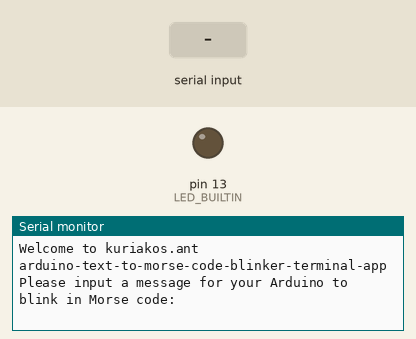
Recording of a sketch running on a simulated Arduino Uno, built with avr-gcc and run on an emulated ATmega328P. On the bench: output pins drawn as LEDs (lit = HIGH), the last lines printed to the serial monitor. Inputs (shaded band) come from the test bench.

Above: at 1.2 s.
1.3 s: "y\n" received over Serial
At 2.5 s:
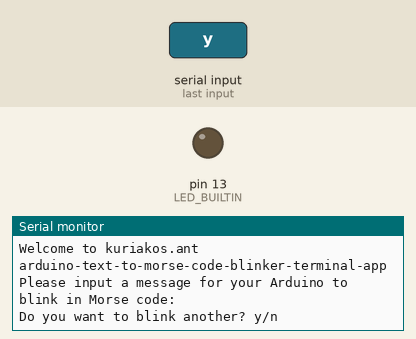
2.8 s: byte 121 ('y') received over Serial
At 3.9 s:
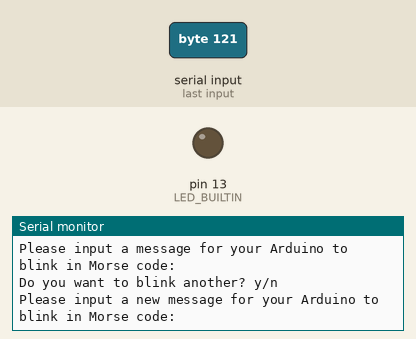
4.3 s: byte 10 ('\n') received over Serial
At 4.37 s:
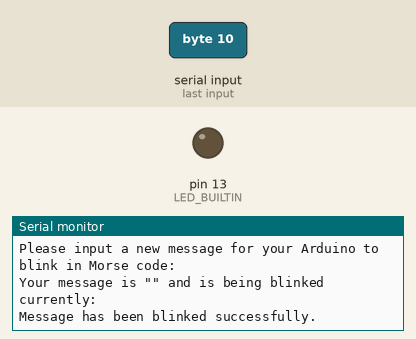
5.8 s: byte 110 ('n') received over Serial
At 6.2 s:
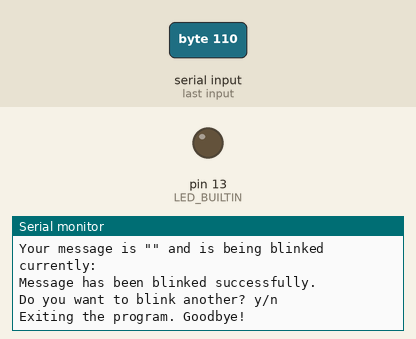

The sketch:

morse_code.ino
```cpp
// Morse code dictionary
const int dotDuration = 500;    // duration of a dot
const int dashDuration = dotDuration * 3;  // duration of a dash
const int symbolPause = dotDuration;   // pause between dots and dashes in a character
const int letterPause = dotDuration * 3;  // pause between letters
const int wordPause = dotDuration * 7;   // pause between words

char message[100];  // to hold the user message

// Morse code mappings
char morse[][5] = {
  ".-", "-...", "-.-.", "-..", ".", "..-.", "--.", "....", "..", ".---",
  "-.-", ".-..", "--", "-.", "---", ".--.", "--.-", ".-.", "...", "-",
  "..-", "...-", ".--", "-..-", "-.--", "--.."
};

void blinkMorse(char *message);
void blinkDot();
void blinkDash();

void setup() {
  pinMode(LED_BUILTIN, OUTPUT);
  Serial.begin(9600);
  Serial.println("Welcome to kuriakos.ant arduino-text-to-morse-code-blinker-terminal-app");
  Serial.println("Please input a message for your Arduino to blink in Morse code:");
}

void loop() {
  // Wait for the user to input a message
  if (Serial.available() > 0) {
    int i = 0;
    while (true) {
      while (Serial.available() > 0) {
        char c = Serial.read();
        if (c == '\n' || c == '\r') {
          message[i] = '\0';  // Null-terminate the string
          Serial.print("Your message is \"");
          Serial.print(message);
          Serial.println("\" and is being blinked currently:");
          blinkMorse(message);
          Serial.println("Message has been blinked successfully.");
          break;  // Exit the loop to process the message
        } else {
          if (i < sizeof(message) - 1) {
            message[i++] = c;  // Add the character to the message
          }
        }
      }
      if (message[i] == '\0') {
        break;  // Exit the loop if the message has been processed
      }
    }

    // Prompt the user for another message or to exit
    Serial.println("Do you want to blink another? y/n");
    while (true) {
      while (Serial.available() == 0) {
        // Wait for user input
      }
      char response = Serial.read();
      if (response == 'y' || response == 'Y') {
        Serial.println("Please input a new message for your Arduino to blink in Morse code:");
        break;  // Break to input a new message
      } else if (response == 'n' || response == 'N') {
        Serial.println("Exiting the program. Goodbye!");
        while (true) {}  // Stop the loop and exit the program
      }
    }
  }
}

void blinkMorse(char *message) {
  for (int i = 0; message[i] != '\0'; i++) {
    if (message[i] == ' ') {
      delay(wordPause);
    } else {
      char c = toupper(message[i]);
      if (c >= 'A' && c <= 'Z') {
        char *morseCode = morse[c - 'A'];
        for (int j = 0; morseCode[j] != '\0'; j++) {
          if (morseCode[j] == '.') {
            blinkDot();
          } else if (morseCode[j] == '-') {
            blinkDash();
          }
          delay(symbolPause);
        }
        delay(letterPause - symbolPause);  // Adjust for extra symbolPause
      }
    }
  }
}

void blinkDot() {
  digitalWrite(LED_BUILTIN, HIGH);
  delay(dotDuration);
  digitalWrite(LED_BUILTIN, LOW);
  delay(symbolPause);
}

void blinkDash() {
  digitalWrite(LED_BUILTIN, HIGH);
  delay(dashDuration);
  digitalWrite(LED_BUILTIN, LOW);
  delay(symbolPause);
}
```

Measured:
- after the input at 1.3 s, the serial monitor: prints a new line at once (image 1)
- after the input at 2.8 s, the serial monitor: prints a new line at once (image 2)
- after the input at 4.3 s, the serial monitor: prints a new line at once (image 3)
- after the input at 5.8 s, the serial monitor: prints a new line at once (image 4)
